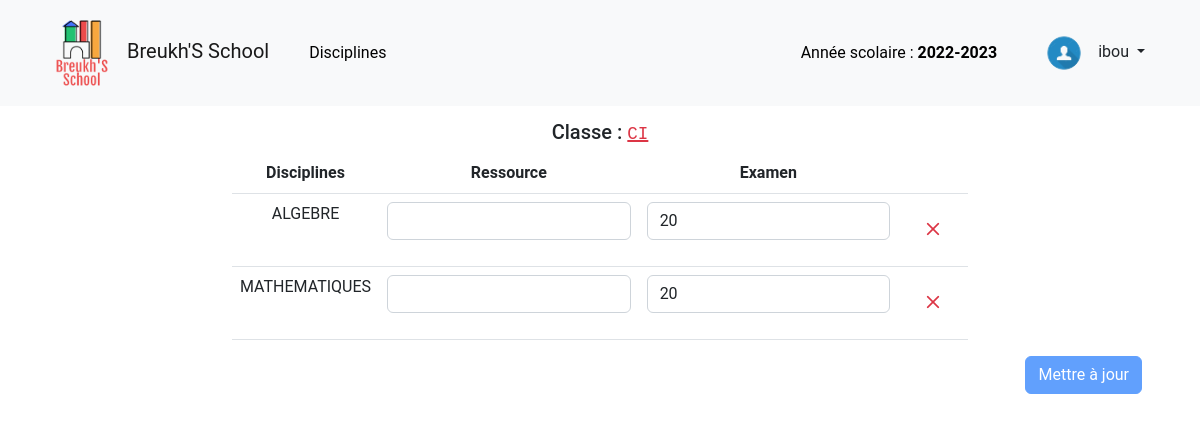
Page /classe/coef/26 (signed in) on the committed database.
### tables this page shows
CREATE TABLE `classes` (
  `id` int NOT NULL,
  `libelle` varchar(255) NOT NULL,
  `id_niveau` int NOT NULL,
  `supprime` tinyint(1) NOT NULL DEFAULT '0'
);

CREATE TABLE `disciplines` (
  `id` int NOT NULL,
  `id_groupe` int NOT NULL,
  `nom` varchar(255) NOT NULL,
  `code` varchar(255) NOT NULL
);

CREATE TABLE `classes_disciplines` (
  `id` int NOT NULL,
  `id_classe` int NOT NULL,
  `id_discipline` int NOT NULL,
  `id_annee` int NOT NULL,
  `max_ressource` float NOT NULL DEFAULT '0',
  `max_examen` float NOT NULL DEFAULT '0'
);

### core/Controller.php (called while the page is built, shortened)
<?php
class Controller
{
    public function render(
        string $file,
        array $data = [],
        string $layout = NULL,
        bool $minify = false,
        array $scripts = []
    ): string {
        require_once "{$GLOBALS['viewsPath']}/$file.html.php";
        $result = ob_get_clean();
        return $result;
    }
}

### core/Router.php (called while the page is built, shortened)
<?php
class Router
{
    private static array $paths;
    public static string $namespace;
    public static function loadConfig(array $config)
    {
        foreach ($config as $route => $data)
            self::$paths[$route] = self::combine($data);
    }
    public static function execute()
    {
        [$method, $uri] = array_values(Helpers::resolveRequest());
        $ns = self::$namespace;
        if ($match = self::match($uri)) {
            $class           = $match['class'];
            $action          = $match['action'];
            $request_methods = $match['request_methods'];
            $args = '';
            if (isset($match['arg'])) {
                foreach ($match['arg'] as $name => $value) {
                    $args .= "$name:'$value',";
                }
            }
            if (
                empty($request_methods) ||
                (!empty($request_methods) && in_array($method, $request_methods))
            ) {
                eval("use $ns\\$class;(new $class())->$action($args);");
                return;
            }
        }
    }
    public static function getURLs()
    {
        $urls = [];
        foreach (self::$paths as $path => $values) {
            if (!empty($values['name']))
                if ($pos = strpos($path, '{')) {
                    $path = substr($path, 0, $pos);
                }
            $urls[$values['name']] = $path;
        }
        return $urls;
    }
    private static function match(string $uri): array|false
    {
        if (isset(self::$paths[$uri])) {
            return self::$paths[$uri];
        } else {
            foreach (self::$paths as $path => $data) {
                $parts    = Helpers::explodeUrl($path);
                $uriParts = Helpers::explodeUrl($uri);
                if (count($parts) !== count($uriParts)) {
                    continue;
                }
                for ($i = 0, $c = count($parts); $i < $c; $i++) {
                    if ($parts[$i] !== '') {
                        if ($parts[$i][0] !== '{' || substr($parts[$i], -1) !== '}') {
                            if (strtolower($uriParts[$i]) !== strtolower($parts[$i])) {
                                $tmp = true;
                                break;
                            }
                        } else {
                            $data['arg'][substr($parts[$i], 1, -1)] = $uriParts[$i];
                        }
                    } else {
                        $tmp = true;
                        continue;
                    }
                }
                return $data;
            }
            return false;
        }
    }
    private static function combine(array $data): array
    {
        extract($data);
        $handler = explode('@', $handler);
        $methods = array_map(function ($item) {
            return strtoupper($item);
        }, $methods ?? []);
        return array_combine(
            [
                'name',
                'class',
                'action',
                'request_methods',
                'title'
            ],
            [$name, $handler[0], $handler[1], $methods, $title ?? NULL]
        );
    }
}

### public/index.php (called while the page is built, shortened)
<?php
\Core\Router::execute();

### core/Database.php (called while the page is built, shortened)
<?php
class Database
{
    private PDO $pdo;
    public function __construct(
        string $dbname,
        string $host = 'localhost',
        string $user = 'root',
        string $password = ''
    ) {
        try {
            $this->pdo = new PDO("mysql:dbname=$dbname;dbhost=$host", $user, $password);
            $this->pdo->setAttribute(PDO::ATTR_DEFAULT_FETCH_MODE, PDO::FETCH_ASSOC);
        }
        catch (\PDOException $e) {
            echo $e->getMessage();
        }
    }
    public function pexec(
        string $query,
        array $values = [],
        string $fetchMethod = NULL
    ): mixed {
        $stmt = $this->pdo->prepare($query);
        $val = $stmt->execute($values);
        if ($fetchMethod) {
            return $stmt->$fetchMethod();
        }
        return $val;
    }
}

### src/Model/ClassesModel.php (called while the page is built, shortened)
<?php
class ClassesModel
{
    private Database $db;
    public function __construct(Database $db)
    {
        $this->db = $db;
    }
    public function getClasseById(int $id)
    {
        return $this->db->pexec(
            "SELECT * FROM classes WHERE id = ? AND supprime = 0",
            [$id],
            'fetch'
        );
    }
}

### src/Model/SubjectsModel.php (called while the page is built, shortened)
<?php
class SubjectsModel
{
    private Database $db;
    public function __construct(Database $db)
    {
        $this->db = $db;
    }
    public function getClasseSubjects(int $classeId)
    {
        return $this->db->pexec(
            'SELECT d.* FROM disciplines AS d
            JOIN classes_disciplines AS cd ON cd.id_discipline = d.id
            JOIN classes ON cd.id_classe = classes.id
            AND classes.id = ?',
            [$classeId],
            'fetchAll'
        );
    }
    public function getSubjectCoef(array $datas)
    {
        return $this->db->pexec(
            'SELECT max_ressource, max_examen FROM classes_disciplines
            WHERE id_discipline = ?
            AND id_classe = ?
            AND id_annee = ?',
            [
                $datas['subjectId'],
                $datas['classeId'],
                $datas['yearId'],
            ],
            'fetch'
        );
    }
}

### src/BaseController.php (called while the page is built, shortened)
<?php
class BaseController extends Controller
{
    public function __construct()
    {
        $this->db = new Database(
            dbname: 'gnotes',
            user: 'isyll',
            password: 'xCplm_'
        );
        $this->subjectsModel    = new SubjectsModel($this->db);
    }
}

### view/classe-coef.html.php (the view, shortened to what this page needs)
<header>
    <?php include 'parts/navbar.html.php' ?>
</header>
<div class="container">
    <div>
        <div class="row">
            <h5 class="col-6 mx-auto text-center">Classe : <a class=" text-danger"
                    href="<?= $urls['list-students'] . $classe['id'] ?>"><code><?= $classe['libelle'] ?></code></a>
            </h5>
        </div>
        <div class=" row">
            <div class="col-8 m-auto">
                <table class=" table table-hover" id="coefsTable">
                    <thead>
                        <tr>
                            <th scope="col">Disciplines</th>
                            <th scope="col">Ressource</th>
                            <th scope="col">Examen</th>
                            <th scope="col"></th>
                        </tr>
                    </thead>
                    <tbody>
                        <?php foreach ($subjects as $s): ?>
                            <tr>
                                <td>
                                    <?= $s['nom'] ?>
                                </td>
                                <td>
                                    <input type="number" class="inputCoef form-control" name="<?= $s['code'] ?>"
                                        typeMax="max_ressource"
                                        value="<?= $s['coef']['max_ressource'] != 0 ? $s['coef']['max_ressource'] : '' ?>" />
                                </td>
                                <td>
                                    <input type="number" class="inputCoef form-control" name="<?= $s['code'] ?>"
                                        typeMax="max_examen"
                                        value="<?= $s['coef']['max_examen'] != 0 ? $s['coef']['max_examen'] : '' ?>" />
                                </td>
                                <td>
                                    <form action="<?= $urls['delete-classe-subject'] ?>" method="post">
                                        <button type="submit" class="delete-btn btn btn-link" data-bs-toggle="modal"
                                            data-bs-target="#deleteClasseSubject">
                                            <a href="#" data-bs-toggle="tooltip" data-bs-title="Supprimer">
                                                <i class="text-danger bi bi-x fs-3 fw-bolder"></i>
                                            </a>
                                        </button>
                                    </form>
                                </td>
                            </tr>
                        <?php endforeach ?>
                    </tbody>
                </table>
            </div>
        </div>
        <div class="d-flex justify-content-end">
            <button id="updateCoefsBtn" type="submit" class="btn btn-primary ms-auto me-3">Mettre à jour</button>
        </div>
    </div>
</div>

### public/css/custom.css (style rules this page uses)
body { padding-top: 120px; }

### view/layout.html.php (style rules this page uses)
* { font-family: 'Roboto', Calibri, sans-serif; }

### rows in the picture
classes: libelle "CI"
disciplines: nom "ALGEBRE"
classes_disciplines: max_examen "20"
disciplines: nom "MATHEMATIQUES"

### other values in the picture
$GLOBALS['siteName'] "Breukh'S School"
$currentYear "2022-2023"
$userInfos['username'] "ibou"
